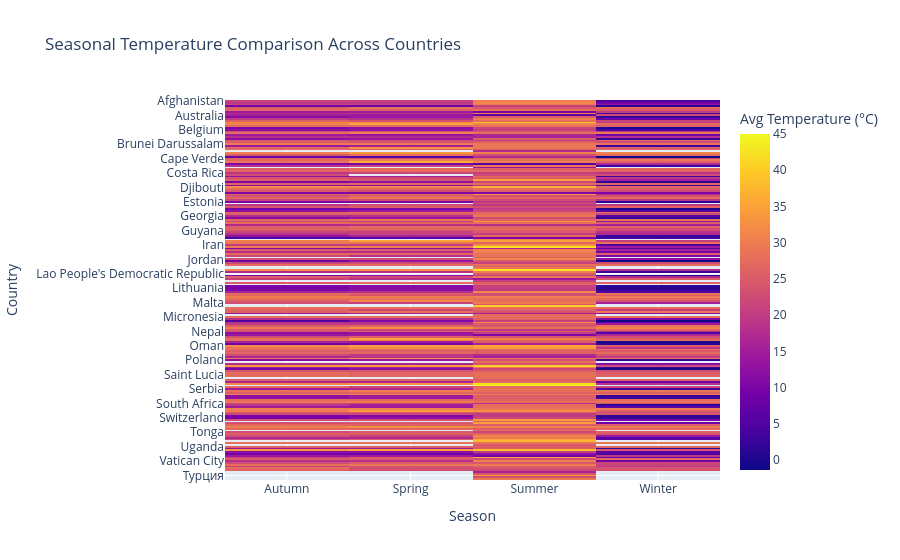

Here is the notebook cell this chart was saved with:
### Code cell
fig = px.imshow(
    season_temp_pivot,
    labels=dict(x="Season", y="Country", color="Avg Temperature (°C)"),
    title="Seasonal Temperature Comparison Across Countries",
    aspect="auto"
)

fig.show()

### Figure 1 — Plotly figure (JSON) as saved in the notebook; plotly's stock layout.template omitted (floating-point values rounded to 4 significant figures; data arrays with more than 128 entries replaced by an {"elided": "..."} marker saying what was removed)
{"data": [{"coloraxis": "coloraxis", "hovertemplate": "Season: %{x}<br>Country: %{y}<br>Avg Temperature (°C): %{z}<extra></extra>", "name": "0", "type": "heatmap", "x": ["Autumn", "Spring", "Summer", "Winter"], "xaxis": "x", "y": {"elided": "211 str values"}, "yaxis": "y", "z": {"elided": "211x4 float values"}}], "layout": {"coloraxis": {"colorbar": {"title": {"text": "Avg Temperature (°C)"}}, "colorscale": [[0, "#0d0887"], [0.1111, "#46039f"], [0.2222, "#7201a8"], [0.3333, "#9c179e"], [0.4444, "#bd3786"], [0.5556, "#d8576b"], [0.6667, "#ed7953"], [0.7778, "#fb9f3a"], [0.8889, "#fdca26"], [1, "#f0f921"]]}, "title": {"text": "Seasonal Temperature Comparison Across Countries"}, "xaxis": {"anchor": "y", "domain": [0, 1], "title": {"text": "Season"}}, "yaxis": {"anchor": "x", "autorange": "reversed", "domain": [0, 1], "title": {"text": "Country"}}}}
